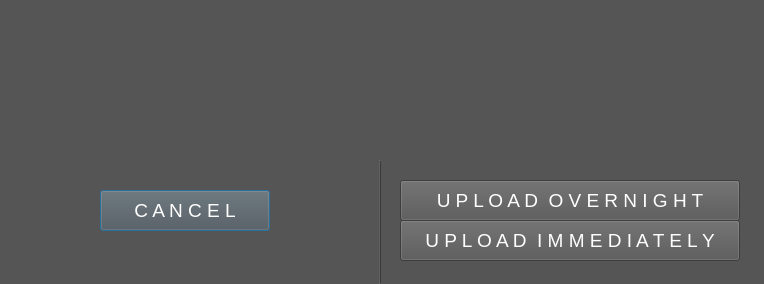
<?xml version="1.0" encoding="UTF-8"?>
<ui version="4.0">
 <class>UploadSelectDialog</class>
 <widget class="QDialog" name="UploadSelectDialog">
  <property name="windowModality">
   <enum>Qt::WindowModal</enum>
  </property>
  <property name="geometry">
   <rect>
    <x>0</x>
    <y>0</y>
    <width>764</width>
    <height>284</height>
   </rect>
  </property>
  <property name="minimumSize">
   <size>
    <width>0</width>
    <height>284</height>
   </size>
  </property>
  <property name="maximumSize">
   <size>
    <width>788</width>
    <height>284</height>
   </size>
  </property>
  <property name="windowTitle">
   <string>C O N F I R M  &amp;  S E L E C T  U P L O A D  O P T I O N</string>
  </property>
  <property name="styleSheet">
   <string notr="true">background: rgb(85, 85, 85);</string>
  </property>
  <property name="sizeGripEnabled">
   <bool>false</bool>
  </property>
  <property name="modal">
   <bool>true</bool>
  </property>
  <layout class="QVBoxLayout" name="verticalLayout">
   <property name="spacing">
    <number>0</number>
   </property>
   <property name="margin">
    <number>0</number>
   </property>
   <item>
    <widget class="QFrame" name="frame_2">
     <property name="minimumSize">
      <size>
       <width>760</width>
       <height>160</height>
      </size>
     </property>
     <property name="maximumSize">
      <size>
       <width>16777215</width>
       <height>160</height>
      </size>
     </property>
     <property name="frameShape">
      <enum>QFrame::NoFrame</enum>
     </property>
     <property name="frameShadow">
      <enum>QFrame::Raised</enum>
     </property>
     <widget class="QLabel" name="upload_message">
      <property name="geometry">
       <rect>
        <x>20</x>
        <y>10</y>
        <width>751</width>
        <height>141</height>
       </rect>
      </property>
      <property name="font">
       <font>
        <pointsize>12</pointsize>
       </font>
      </property>
      <property name="text">
       <string/>
      </property>
     </widget>
    </widget>
   </item>
   <item>
    <widget class="QFrame" name="frame">
     <property name="minimumSize">
      <size>
       <width>760</width>
       <height>100</height>
      </size>
     </property>
     <property name="frameShape">
      <enum>QFrame::VLine</enum>
     </property>
     <property name="frameShadow">
      <enum>QFrame::Raised</enum>
     </property>
     <widget class="QPushButton" name="cancel_button">
      <property name="geometry">
       <rect>
        <x>100</x>
        <y>30</y>
        <width>170</width>
        <height>41</height>
       </rect>
      </property>
      <property name="font">
       <font>
        <pointsize>14</pointsize>
       </font>
      </property>
      <property name="styleSheet">
       <string notr="true">color: white</string>
      </property>
      <property name="text">
       <string>C A N C E L</string>
      </property>
     </widget>
     <widget class="QPushButton" name="upload_overnight_button">
      <property name="geometry">
       <rect>
        <x>400</x>
        <y>20</y>
        <width>340</width>
        <height>41</height>
       </rect>
      </property>
      <property name="font">
       <font>
        <pointsize>14</pointsize>
       </font>
      </property>
      <property name="styleSheet">
       <string notr="true">color: white</string>
      </property>
      <property name="text">
       <string>U P L O A D  O V E R N I G H T</string>
      </property>
     </widget>
     <widget class="QPushButton" name="upload_immediately_button">
      <property name="geometry">
       <rect>
        <x>400</x>
        <y>60</y>
        <width>340</width>
        <height>41</height>
       </rect>
      </property>
      <property name="font">
       <font>
        <pointsize>14</pointsize>
       </font>
      </property>
      <property name="styleSheet">
       <string notr="true">color: white</string>
      </property>
      <property name="text">
       <string>U P L O A D  I M M E D I A T E L Y</string>
      </property>
     </widget>
    </widget>
   </item>
  </layout>
 </widget>
 <resources/>
 <connections/>
</ui>
